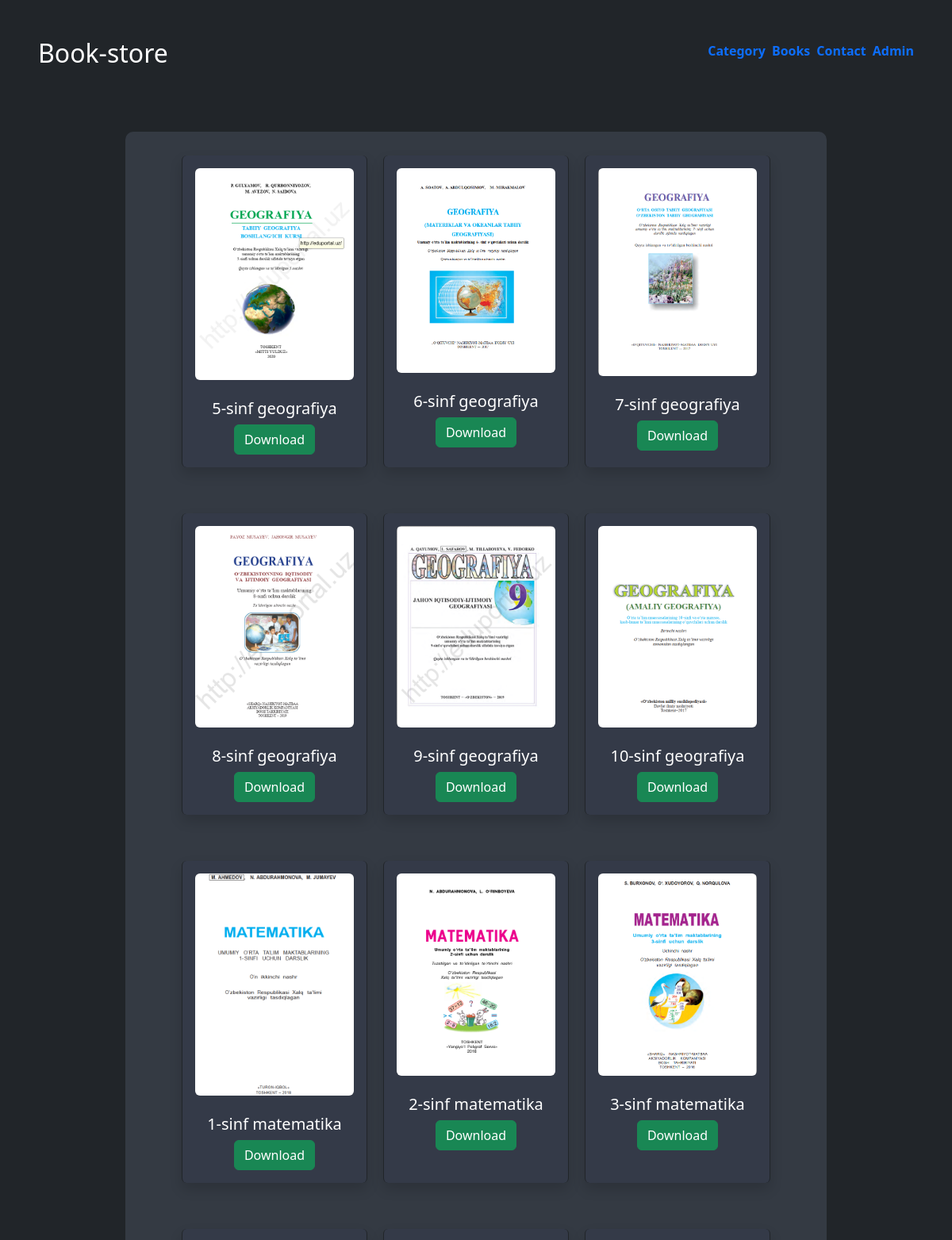
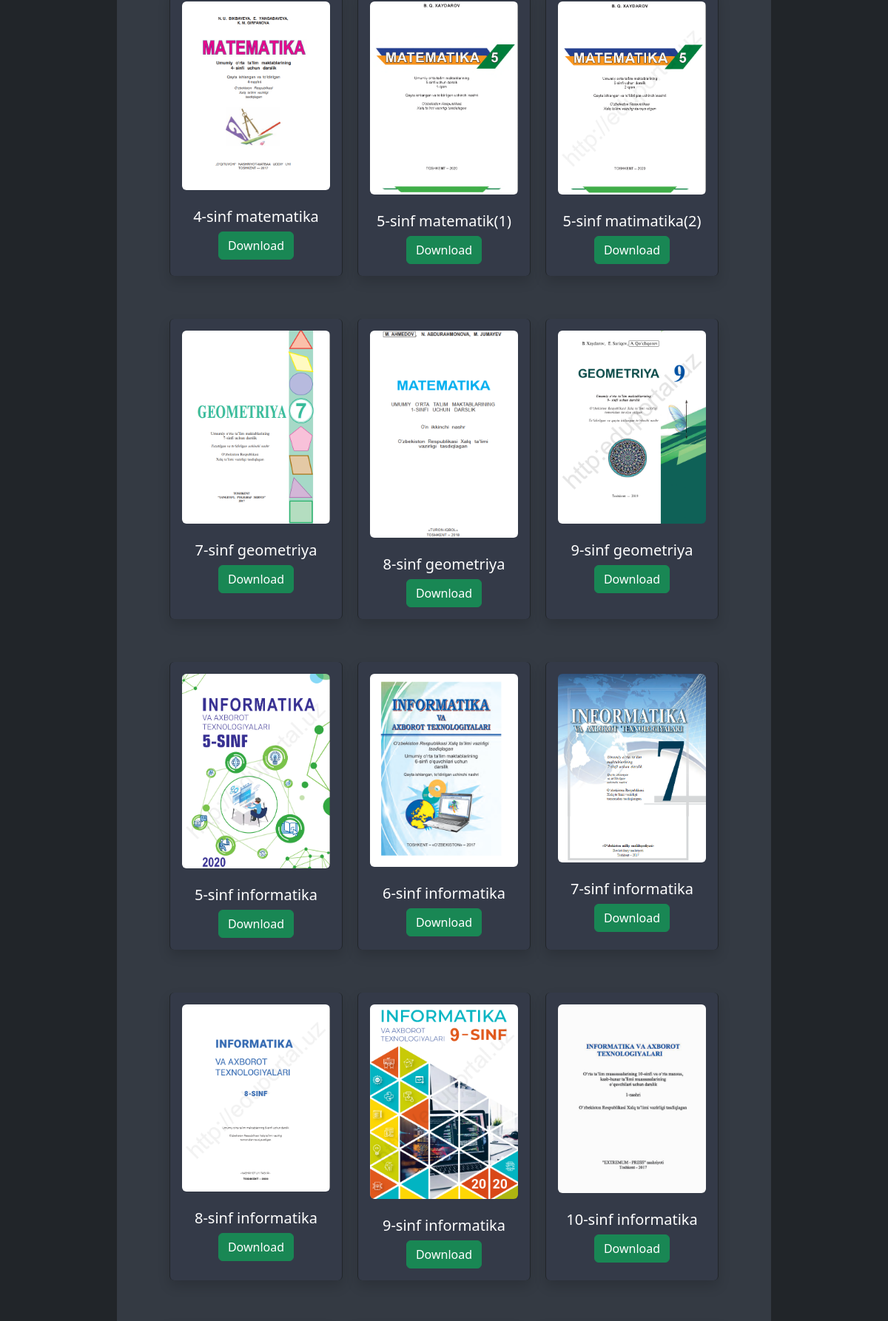
The app's page /book-lists/ (upper part) with its own data (2 pictures, top to bottom).
### book/models.py (models this page shows)
class Book(models.Model):
    name = models.CharField(max_length=255)
    category = models.ForeignKey(Category, on_delete=models.CASCADE)
    cover = models.ImageField(upload_to='book_covers/')
    book_pdf = models.FileField(upload_to='book_pdfs/')

### book/views.py (the view)
# urls.py: path('book-lists/', book_lists, name='books'),
def book_lists(request):
    books = Book.objects.all()
    category = Category.objects.all()
    return render(request, 'book/book_lists.html', {'books': books, 'category': category})

### book/templates/book/book_lists.html
{% extends 'book/index.html'%}
{% block body %}
<center><div class="d-flex" style="width: 80%; height: auto; display: flex; justify-content: center; flex-wrap: wrap; background-color: #343a43; border-radius: 10px; padding: 20px; margin-top:80px;">
    {% if books %}
    {% for i in books %}
<div style="with: 200px; background-color: #343a48; height: auto; margin: 10px;" class="shadow p-3 mb-5 bg-grey rounded border-dark border-end border-start">
                <figure class="figure">
                <img src="/media/{{ i.cover }}" class="figure-img img-fluid rounded" width="200" alt="dsadsa">
                </figure>
                <h5>{{ i.name }}</h5>
                <a href="/media/{{ i.book_pdf }}" download><button class="btn btn-success">Download</button></a>
                </div>
    {%  endfor %}
    {% else %}
    <h2>NOT FOUND</h2>
    {% endif %}
</div></center>
{% endblock %}

### records on screen
Book: cover (picture), name "5-sinf geografiya"
Book: cover (picture), name "6-sinf geografiya"
Book: cover (picture), name "7-sinf geografiya"
Book: cover (picture), name "8-sinf geografiya"
Book: cover (picture), name "9-sinf geografiya"
Book: cover (picture), name "10-sinf geografiya"
Book: cover (picture), name "1-sinf matematika"
Book: cover (picture), name "2-sinf matematika"
Book: cover (picture), name "3-sinf matematika"
Book: cover (picture), name "4-sinf matematika"
Book: cover (picture), name "5-sinf matematik(1)"
Book: cover (picture), name "5-sinf matimatika(2)"
Book: cover (picture), name "7-sinf geometriya"
Book: cover (picture), name "8-sinf geometriya"
Book: cover (picture), name "9-sinf geometriya"
Book: cover (picture), name "5-sinf informatika"
Book: cover (picture), name "6-sinf informatika"
Book: cover (picture), name "7-sinf informatika"
Book: cover (picture), name "8-sinf informatika"
Book: cover (picture), name "9-sinf informatika"
Book: cover (picture), name "10-sinf informatika"
